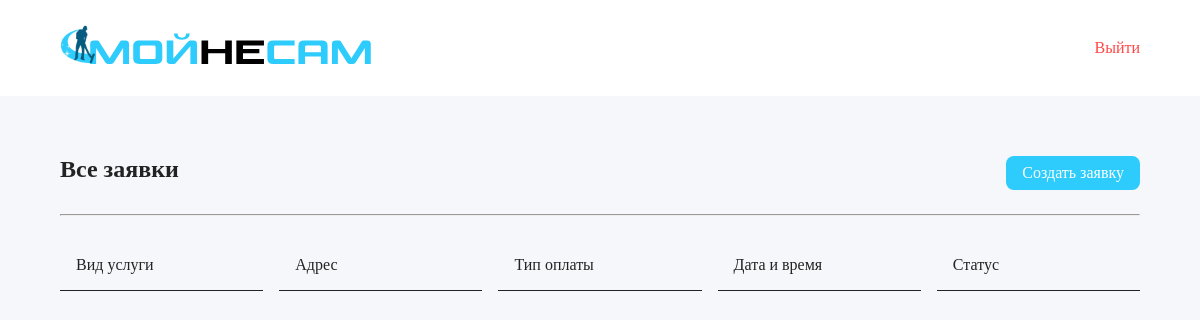
/ (signed in), run on an earlier commit of the app's database.
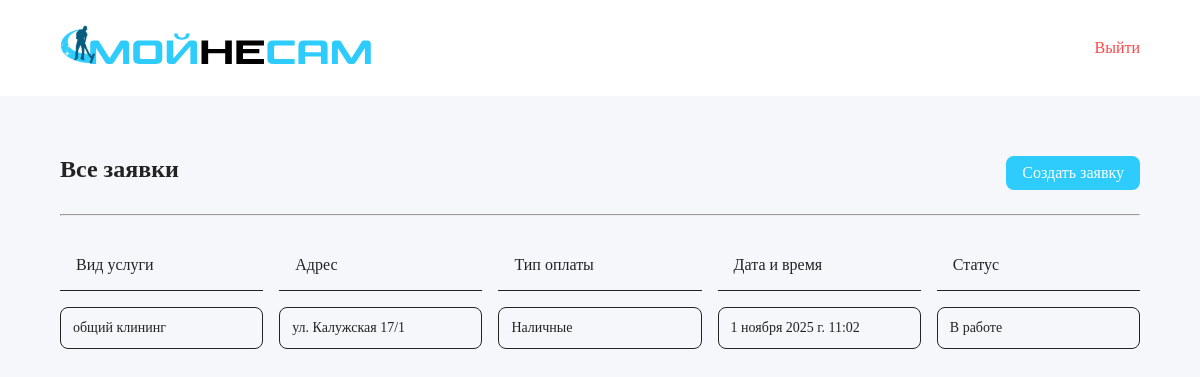
And on a later commit of the database.
### appModels/models.py (models this page shows)
class Order(models.Model):
    user = models.ForeignKey(
        User,
        verbose_name="Пользователь",
        on_delete=models.CASCADE
    )
    address = models.CharField(
        verbose_name="Адрес"
    )
    dtime = models.DateTimeField(
        verbose_name="Дата и время"
    )
    service = models.ForeignKey(
        Service,
        verbose_name="Услуга",
        on_delete=models.CASCADE
    )
    method_pay = models.CharField(
        verbose_name="Способ оплаты",
        max_length=120,
        choices=[
            ("Наличные", "Наличные"),
            ("Карта", "Карта")
        ],
        default="Наличные"
    )
    status = models.CharField(
        verbose_name="Статус",
        max_length=120,
        choices=[
            ("В работе", "В работе"),
            ("Выполнено", "Выполнено"),
            ("Отменено", "Отменено")
        ],
        default="В работе"
    )
    class Meta:
        verbose_name = "заказ"
        verbose_name_plural = "Заказы"

class Service(models.Model):
    title = models.CharField(
        verbose_name="Название услуги"
    )
    def __str__(self):
        return self.title
    class Meta:
        verbose_name = "услугу"
        verbose_name_plural = "Услуги"

### appRequest/views.py (the view)
# urls.py: path('', views.PersonalAccountPage.as_view()),
class PersonalAccountPage(View):
    def get(self, request):
        if not request.user.is_authenticated:
            return redirect('/auth/')
        if request.user.is_staff:
            return redirect('/admin/')
        orders = Order.objects.filter(user=request.user).order_by('-dtime')
        return render(request, 'account/index.html', {
            'orders': orders
        })

### templates/account/index.html (shortened to what this page needs)
{% extends 'base.html' %}
{% load static %}
{% block content %}
  <header class="header">
    <img src="{% static 'img/logo.svg' %}" class="header-logo" />
    <a href="" class="header-exit">Выйти</a>
  </header>
  <div class="container">
    <div class="container__head">
      <h2 class="container__head-title">Все заявки</h2>
      <a class="container__head-button" href="/form/">Создать заявку</a>
    </div>
    <hr />
    <div class="container__history">
      <div class="container__history-cols">
        <span>Вид услуги</span>
        <span>Адрес</span>
        <span>Тип оплаты</span>
        <span>Дата и время</span>
        <span>Статус</span>
      </div>
      <div class="container__history-rows">
        {% for order in orders %}
            <div class="row">
                <span>{{order.service}}</span>
                <span>{{order.address}}</span>
                <span>{{order.method_pay}}</span>
                <span>{{order.dtime}}</span>
                <span>{{order.status}}</span>
            </div>
        {% endfor %}
      </div>
    </div>
  </div>
{% endblock %}

What changed in the data, as far as the page shows it:
added Order: service "общий клининг", address "ул. Калужская 17/1", method_pay "Наличные", dtime "1 ноября 2025 г. 11:02", status "В работе"
